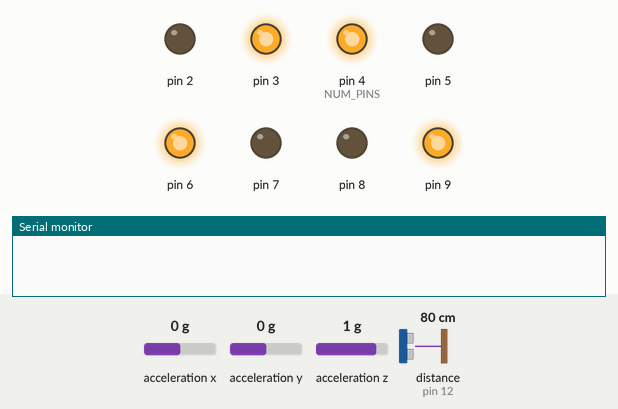
Bench run of a sketch on a simulated Arduino Uno, built with avr-gcc and run on an emulated ATmega328P. Parts: output pins drawn as LEDs (lit = HIGH), the last lines printed to the serial monitor. Wiring (inferred from the names in the program): ultrasonic range finder: trigger pin 13; echo pin 12; ADXL345 accelerometer at I2C address 0x53. The test bench sets the inputs (shaded band); at power-on: acceleration z 1 g, acceleration x 0 g, acceleration y 0 g, distance to the obstacle (sensor on pin 12) 80 cm. The echo pulse lasts 58.3 µs per cm; random numbers use the default seed unless the sketch sets one; the audio player accepts every command and is not drawn; pins used as bus, display or sensor lines are not drawn.

Above: at 0.1 s.
At 1.7 s:
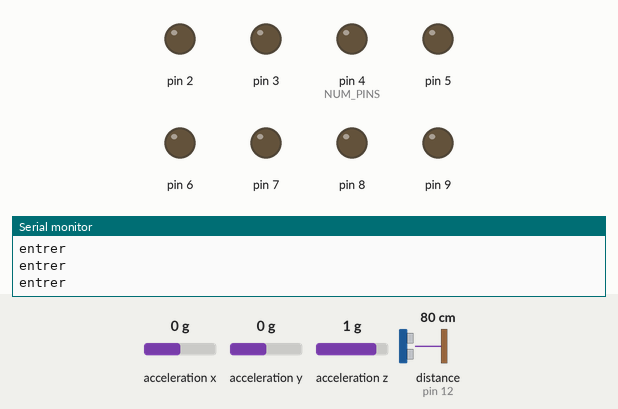
1.8 s: acceleration z set to -1.4 g
Timing chart, 0 to 4.8 s (numbered marks = the images above; inputs shaded):
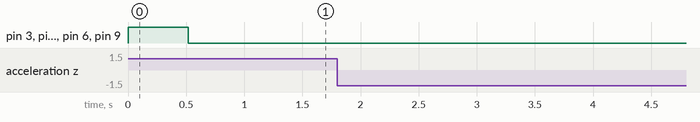

The sketch:

code_Thibault.ino
```cpp
#include <Wire.h>
                  // Pour stocker les valeurs lues
#include "SoftwareSerial.h"
#include "DFRobotDFPlayerMini.h"


SoftwareSerial Songs_Serial(11, 10); //tx, rx
// defines variables
long duration;
int distance;
const int trigPin = 13;
const int echoPin = 12;
#define SLAVE_ADDRESS 0x02
#define ADXL345_Adresse 0x53 // adresse de l'ADXL345
#define POWER_CTL 0x2D // registre Power Control
#define DATA_FORMAT 0x31 // registre Data Format
#define DATAX0 0x32 // bit de poids faible axe X
#define DATAX1 0x33 // bit de poids fort axe X
#define DATAY0 0x34 // bit de poids faible axe Y
#define DATAY1 0x35 // bit de poids fort axe Y
#define DATAZ0 0x36 // bit de poids faible axe Z
#define DATAZ1 0x37 // bit de poids fort axe Z
#define ADXL345_Precision2G 0x00
#define ADXL345_Precision4G 0x01
#define ADXL345_Precision8G 0x02
#define ADXL345_Precision16G 0x03
#define ADXL345_ModeMesure 0x08
byte buffer[6]; // stockage des données du module
int i = 0;
int composante_X;
int composante_Y;
int composante_Z;
int ref_Z;
int rnd;
int Flag_scream=0;
int Flag_Dance=0;
int Diff;


#define NUM_PINS 4                      // number of analog pins to read
const int PINS[] = { A0, A1, A2, A3 };  // array of analog pins
int analog_values[NUM_PINS];                   // array to store the analog values


//used for communicating the emotion values
#define NUM_VALUES 5                    // number of values to send
int state_machine_values[NUM_VALUES];   // array to store the received emotion values


//These are the values you can change by giving them te value -1, 1, or 0 (no change)
byte change_in_happy = 0;               //the statemachine value for happy ranges from 0 (sad) to 1000 (happy)
byte change_in_energy = 0;              //the statemachine value for energy ranges from 0 (lethargic) to 1000 (energetic)
byte change_in_friendly = 0;            //the statemachine value for friendly ranges from 0 (hostile) to 1000 (friendly)
byte change_in_assertive = 0;           //the statemachine value for assertive ranges from 0 (shy) to 1000 (assertive)
byte change_in_delight = 0;             //the statemachine value for delight ranges from 0 (disgust) to 1000 (delight)
DFRobotDFPlayerMini Songs_player;


void setup() {
   pinMode(trigPin, OUTPUT); // Sets the trigPin as an Output
  pinMode(echoPin, INPUT); // Sets the echoPin as an Input

  Wire.begin(SLAVE_ADDRESS);     // join the I2C bus as a slave
  Wire.onRequest(requestEvent);  // register the request event handler
  Wire.onReceive(receiveEvent);  // register event to handle incoming data


  Serial.begin(9600); // Starts the serial communication


  // Configurer les broches 2 à 9 comme sorties
  for (int pin = 2; pin <= 9; pin++) {
    pinMode(pin, OUTPUT);
  }
   digitalWrite(3,HIGH);
  digitalWrite(4,HIGH);
  digitalWrite(6,HIGH);
  digitalWrite(9,HIGH);
  Wire.begin (); // initialisation de la liaison I2C
Wire.beginTransmission (ADXL345_Adresse); // configuration du module
Wire.write (DATA_FORMAT);
Wire.write (ADXL345_Precision4G);
Wire.endTransmission ();
Wire.beginTransmission (ADXL345_Adresse);
Wire.write (POWER_CTL);
Wire.write (ADXL345_ModeMesure);
Wire.endTransmission ();
Wire.beginTransmission (ADXL345_Adresse);
Wire.write(DATAX0);
Wire.endTransmission ();
Wire.beginTransmission (ADXL345_Adresse);
Wire.requestFrom(ADXL345_Adresse, 6); // récupération des 6 composantes
i=0;
while(Wire.available())
{
buffer[i] = Wire.read();
i++;
}
Wire.endTransmission();
composante_X=(buffer[1] << 8) | buffer[0]; // élaboration des 3 composantes
composante_Y=(buffer[3] << 8) | buffer[2];
composante_Z=(buffer[5] << 8) | buffer[4];


ref_Z=composante_Z;


Songs_Serial.begin(9600);
  if (Songs_player.begin(Songs_Serial)) {
    Serial.println("Songs_player OK");


    // Set volume to maximum (0 to 30).
    Songs_player.volume(30); //30 is very loud
  } else {
    Serial.println("Connecting to Songs DFPlayer Mini failed!");
  }


  }


void loop() {

   // Clears the trigPin
  digitalWrite(trigPin, LOW);
  delayMicroseconds(2);
  // Sets the trigPin on HIGH state for 10 micro seconds
  digitalWrite(trigPin, HIGH);
  delayMicroseconds(10);
  digitalWrite(trigPin, LOW);
  // Reads the echoPin, returns the sound wave travel time in microseconds
  duration = pulseIn(echoPin, HIGH);
  // Calculating the distance
  distance = duration * 0.034 / 2;
  // Prints the distance on the Serial Monitor
  // Serial.print("Distance: ");
  // Serial.println(distance);
  if (state_machine_values[3]<300){
    Serial.println("entrer");
    digitalWrite(3,LOW);
    digitalWrite(4,LOW);
    digitalWrite(6,LOW);
    digitalWrite(9,LOW);
    if (state_machine_values[3]<200){
      if (Flag_scream==0){
         Serial.println("Playing");
    Songs_player.play(1);
    Flag_scream=1;
      }
    }
    else{
      Flag_scream=0;
    }}
else{

  if (distance<=50){
  digitalWrite(3,LOW);
  digitalWrite(4,LOW);
  digitalWrite(6,LOW);
  digitalWrite(9,LOW);
  }
  else{
    digitalWrite(3,HIGH);
  digitalWrite(4,HIGH);
  digitalWrite(6,HIGH);
  digitalWrite(9,HIGH);
  }
  if (state_machine_values[0]>700){
    Dance();
  }
  }
  Wire.beginTransmission (ADXL345_Adresse);
Wire.write(DATAX0);
Wire.endTransmission ();
Wire.beginTransmission (ADXL345_Adresse);
Wire.requestFrom(ADXL345_Adresse, 6); // récupération des 6 composantes
i=0;
while(Wire.available())
{
buffer[i] = Wire.read();
i++;
}
Wire.endTransmission();
composante_X=(buffer[1] << 8) | buffer[0]; // élaboration des 3 composantes
composante_Y=(buffer[3] << 8) | buffer[2];
composante_Z=(buffer[5] << 8) | buffer[4];
Diff=abs(composante_Z-ref_Z);
if (Diff>20){
  Serial.println("entrer");
  rnd = random(-100, 100);
  if (rnd<0){
    change_in_assertive=-1;
    Serial.println("request sent");
    requestEvent();
    change_in_assertive=0;

  }
}}


void printStateMachineValues()
{
  Serial.print("State Machine Values: ");
  for (int i = 0; i < NUM_VALUES; i++)
  {
    Serial.print(state_machine_values[i]);
    Serial.print(" ");
  }
  Serial.println();
}


void requestEvent()
{
  byte change[NUM_VALUES] = { change_in_happy, change_in_energy, change_in_friendly, change_in_assertive, change_in_delight };                     // array to store the change of each emotion
  Wire.write(change, NUM_VALUES);  // send the bytes to the master
}


void receiveEvent(int howMany)
{
  // check if the number of bytes received matches the expected number
  if (howMany == NUM_VALUES * 2)
  {
    // read the bytes and store them in the values array
    for (int i = 0; i < NUM_VALUES; ++i)
    {
      byte x1, x2;
      x1 = Wire.read();  //x1 holds upper byte of received numPWMChannels
      x2 = Wire.read();  //x2 holds lower byte of received numPWMChannels
      state_machine_values[i] = (int)x1 << 8 | (int)x2;
    }
  }
}

void Dance(){
  digitalWrite(3,LOW);
  digitalWrite(4,LOW);
  digitalWrite(6,LOW);
  digitalWrite(9,LOW);
  digitalWrite(2,LOW);
  digitalWrite(5,LOW);
  digitalWrite(7,LOW);
  digitalWrite(8,LOW);
if(Flag_Dance==0){
  digitalWrite(2,HIGH);
  digitalWrite(8,HIGH);

}
else {
  digitalWrite(5,HIGH);
  digitalWrite(7,HIGH);
}
Flag_Dance=(Flag_Dance+1)%2;
delay (500);
}
```
